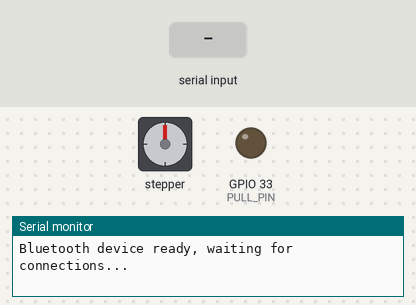
Bench run of a sketch on a simulated ESP32. Parts: stepper motor, output pins drawn as LEDs (lit = HIGH), the last lines printed to the serial monitor. Wiring (inferred from the names in the program): stepper motor driver (200 steps per turn assumed): step GPIO 25; direction GPIO 26; enable GPIO 27. The test bench sets the inputs (shaded band). Nothing arrives over Bluetooth unless stated; pins used as bus, display or sensor lines are not drawn.

Above: at 1.2 s.
1.3 s: "1" received over the second serial link
At 2.0 s:
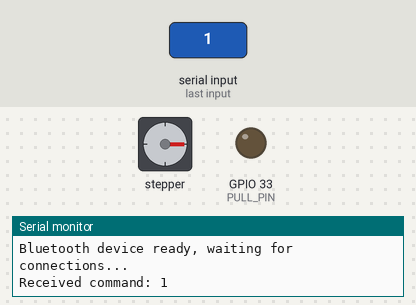
2.9 s: "2" received over the second serial link
At 4.2 s:
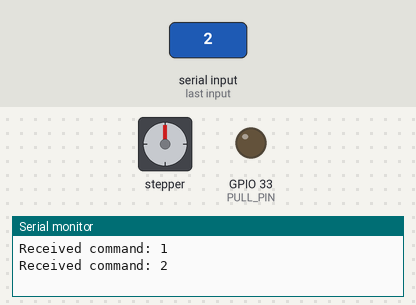
4.5 s: "2" received over the second serial link
At 5.7 s:
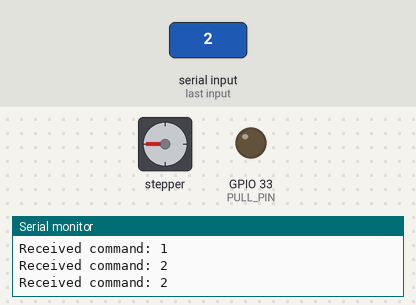
Timing chart, 0 to 7.5 s (numbered marks = the images above; inputs shaded):
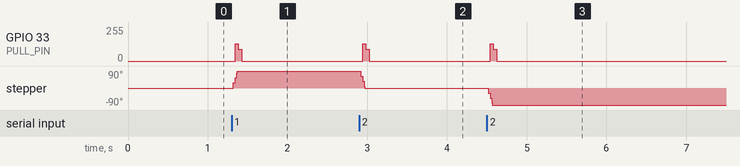

The sketch:

updatedps4.ino
```cpp
// #include "BluetoothSerial.h"

// // #define VCC 11
// // #define GND 10
// // #define TXD 9
// // #define RXD 8
// #define EN 2
// #define DIR 3
// #define PULL_ 4
// #define PULL 5

// BluetoothSerial SerialBT;

// int temp = 0;
// int threshold = 50;

// void setup() {
//   // put your setup code here, to run once:
//   Serial.begin(9600);
//   Serial.println("Enter AT Commands:");
//   SerialBT.begin("ESP32");
//   // pinMode(VCC,OUTPUT);
//   // pinMode(12,OUTPUT);
//   // pinMode(GND,OUTPUT);
//   // digitalWrite(12, HIGH);
//   // digitalWrite(VCC, HIGH);
//   // digitalWrite(GND, LOW);
//   pinMode(EN, OUTPUT);
//   pinMode(DIR, OUTPUT);
//   pinMode(PULL_, OUTPUT);
//   pinMode(PULL, OUTPUT);

//   // digitalWrite(EN, HIGH);
//   digitalWrite(DIR, HIGH);
// }

// void forward(){
//   digitalWrite(DIR, HIGH);
//   for(int i=0;i<threshold;i++){
//     digitalWrite(EN, LOW);
//     digitalWrite(PULL, LOW);
//     digitalWrite(PULL_, HIGH);
//     delayMicroseconds(700);
//     digitalWrite(EN, HIGH);
//     digitalWrite(PULL, HIGH);
//     digitalWrite(PULL_, LOW);
//     delayMicroseconds(700);
//   }
// }

// void backward(){
//   digitalWrite(DIR, LOW);
//   for(int i=0;i<threshold;i++){
//     digitalWrite(EN, LOW);
//     digitalWrite(PULL, LOW);
//     digitalWrite(PULL_, HIGH);
//     delayMicroseconds(700);
//     digitalWrite(EN, HIGH);
//     digitalWrite(PULL, HIGH);
//     digitalWrite(PULL_, LOW);
//     delayMicroseconds(700);
//   }
// }

// void loop() {
//   // put your main code here, to run repeatedly:
//   if(SerialBT.available()){
//     // Serial.write(h06.read());
//     temp = SerialBT.read();
//     Serial.println(temp);
//     if(temp=='1'){
//       forward();
//     }else if(temp=='2'){
//       backward();
//     }
//   }
//   // if(Serial.available()){
//   //   h06.write(Serial.read());
//   // }

// }

#include "BluetoothSerial.h"

// Motor control pins
#define ENABLE_PIN 27     // EN - Motor enable
#define DIRECTION_PIN 26  // DIR - Motor direction
#define PULL_PIN 33       // PULL - Motor step pulse
#define PULL_N_PIN 25     // PULL_ - Complementary step pulse (if needed)

// Motor control parameters
const int STEP_DELAY_US = 700; // Microseconds between steps
const int DEFAULT_STEPS = 50;   // Default number of steps per command

BluetoothSerial SerialBT;

void setup() {
  // Initialize serial for debugging
  Serial.begin(115200);

  // Initialize Bluetooth
  if(!SerialBT.begin("ESP32_Motor_Controller")) {
    Serial.println("Bluetooth initialization failed!");
    while(1); // Halt if Bluetooth fails
  }
  Serial.println("Bluetooth device ready, waiting for connections...");

  // Initialize motor control pins
  pinMode(ENABLE_PIN, OUTPUT);
  pinMode(DIRECTION_PIN, OUTPUT);
  pinMode(PULL_PIN, OUTPUT);
  pinMode(PULL_N_PIN, OUTPUT);

  // Initialize motor in stopped state
  digitalWrite(ENABLE_PIN, HIGH); // Disable motor (active low for many drivers)
  digitalWrite(DIRECTION_PIN, LOW); // Default direction
}

void moveMotor(bool direction, int steps = DEFAULT_STEPS) {
  digitalWrite(DIRECTION_PIN, direction ? HIGH : LOW);
  digitalWrite(ENABLE_PIN, LOW); // Enable motor

  for(int i = 0; i < steps; i++) {
    digitalWrite(PULL_PIN, HIGH);
    digitalWrite(PULL_N_PIN, LOW);
    delayMicroseconds(STEP_DELAY_US);

    digitalWrite(PULL_PIN, LOW);
    digitalWrite(PULL_N_PIN, HIGH);
    delayMicroseconds(STEP_DELAY_US);
  }

  digitalWrite(ENABLE_PIN, HIGH); // Disable motor
}

void loop() {
  if(SerialBT.available()) {
    char command = SerialBT.read();
    Serial.print("Received command: ");
    Serial.println(command);

    switch(command) {
      case '1': // Move forward
        moveMotor(true);
        break;
      case '2': // Move backward
        moveMotor(false);
        break;
      case 's': // Stop motor (emergency stop)
        digitalWrite(ENABLE_PIN, HIGH);
        break;
      default:
        Serial.print("Unknown command: ");
        Serial.println(command);
    }
  }
}
```

Measured:
- after the input at 1.3 s, GPIO 33 (PULL_PIN): 0/255 → 129/255 at once, → 88/255 0.04 s later, → 0/255 0.04 s later; stepper: turns 90° clockwise, starting at once
- after the input at 2.9 s, GPIO 33 (PULL_PIN): 0/255 → 129/255 at once, → 88/255 0.04 s later, → 0/255 0.04 s later; stepper: turns 90° counter-clockwise, starting at once
- after the input at 4.5 s, GPIO 33 (PULL_PIN): 0/255 → 129/255 at once, → 88/255 0.04 s later, → 0/255 0.04 s later; stepper: turns 90° counter-clockwise, starting at once
